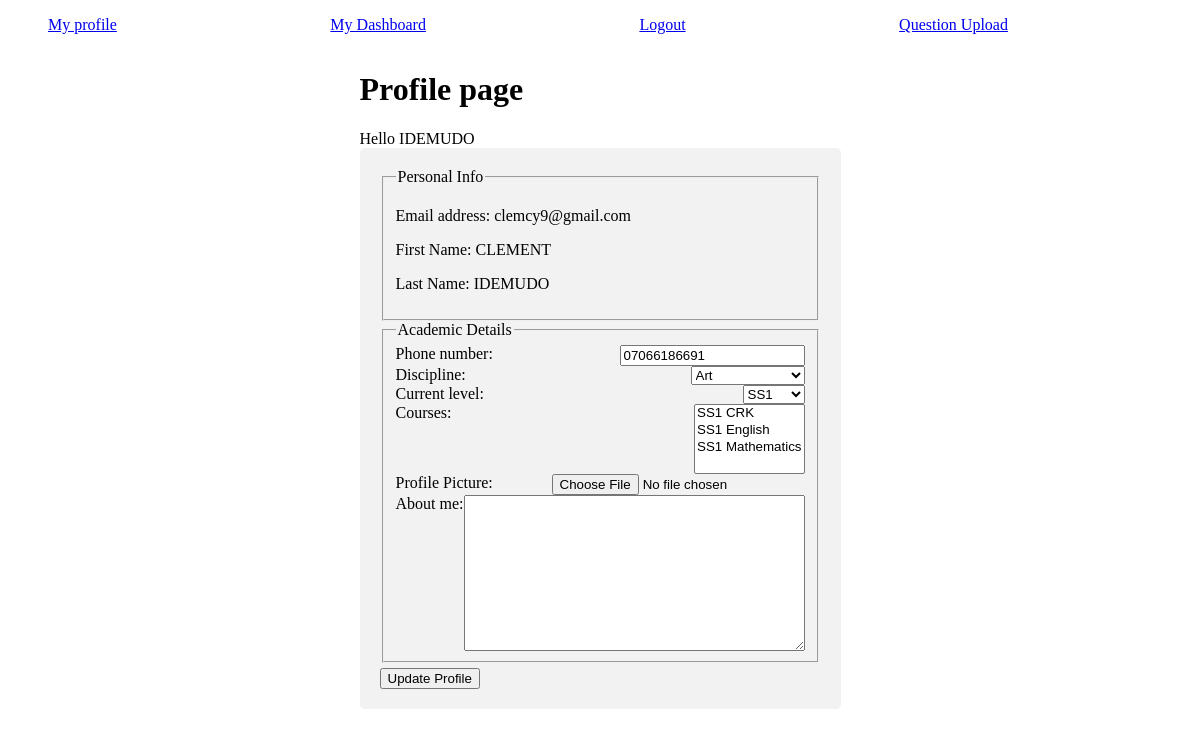
The app's page /auth1/profile/2/ (signed in), older data.
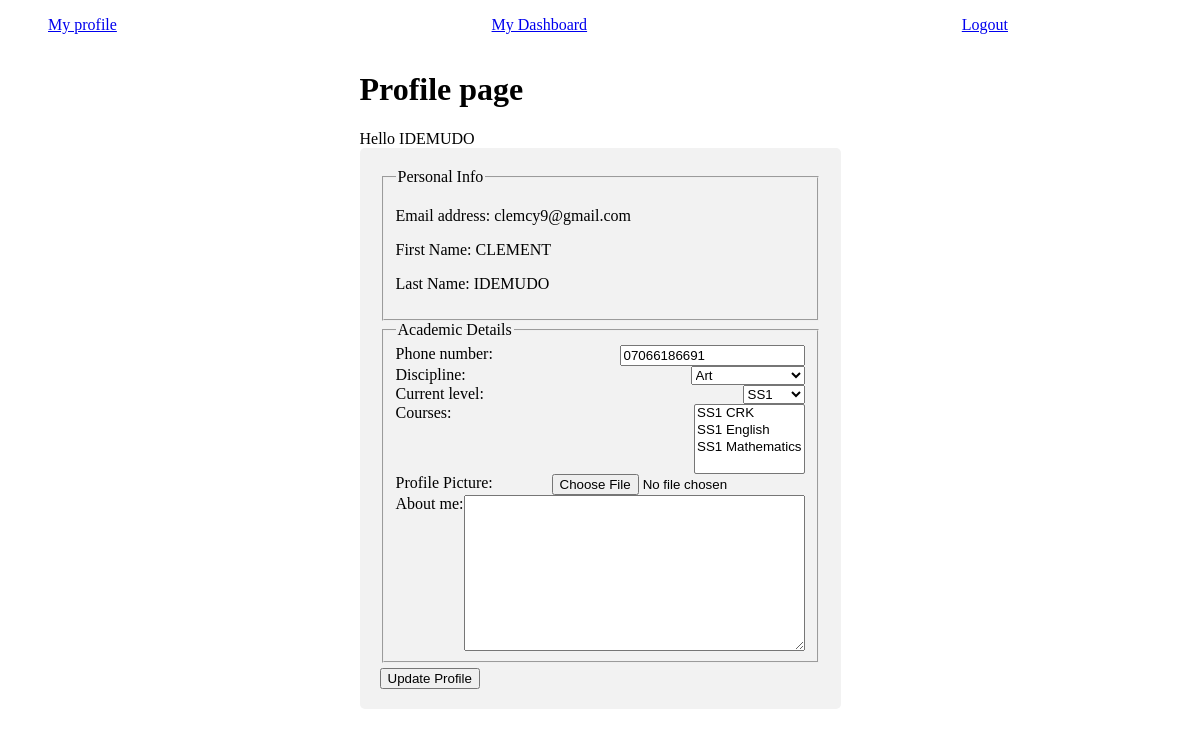
The same page, newer data.
### auth1/views.py (the view, shortened to what this page needs)
# urls.py: path('profile/<int:id>/',view=vi.profile,name='profile'),
@login_required(login_url='/auth/login/')
def profile(request,id):
    print(f'recieved args: {id}')
    try:
        profile = Profile.objects.get(user__id = id)
        print(f'profile found')
    except:
        profile = Profile(user=request.user)
        print(f'profile created')
        profile.save()
    print(f'this is profile {profile}')
    form = ProfileForm(data=profile.to_dict(), instance=profile)
    context = {
        'profile':profile,
        'form':form,
        'user':request.user
    }
    return render(request, 'profile.html',context)

### auth1/forms.py
class ProfileForm(forms.ModelForm):
    class Meta:
        model = Profile
        fields = ['phone_number','discipline','current_level','courses','profile_pics','about_me']
        widgets = {
            'profile_pics':forms.FileInput(attrs={'required':False}),
        }

### auth1/models.py (called while the page is built)
    def __str__(self):
        return self.email

    def __str__(self):
        return str(self.user)

    def to_dict(self):
        return {
            'user':self.user,
            'phone_number':self.phone_number,
            'discipline':self.discipline,
            'courses':self.courses,
            'current_level':self.current_level
        }

### cbt_app/models.py (called while the page is built)
    def __str__(self):
        return self.name

    def __str__(self):
        return self.name

    def __str__(self):
        return self.level.name +' '+ self.name

### templates/profile.html (shortened to what this page needs)
{% extends 'base.html' %}
{% block content %}
<div class="forms" >
    <div>
    <h1>Profile page</h1>
    Hello {{user.last_name|upper}}
</div>
    <form enctype="multipart/form-data" action="{% url 'auth1:profile' user.id %}" method="post" style="border-radius: 5px; width: fit-content; background-color: #f2f2f2; padding: 20px;">
        <fieldset>
            <legend>Personal Info</legend>
            <p>Email address: {{user.email}}</p>
            <p>First Name: {{user.first_name}}</p>
            <p>Last Name: {{user.last_name}}</p>
        </fieldset>
        <fieldset>
            <legend>Academic Details</legend>
            {% for field in form %}
            <div style="display: flex; justify-content: space-between; ">
                {{field.label_tag}}
                {{ field }}
            </div>
            {% endfor %}
        </fieldset>
        <input type="submit" value="Update Profile" style="margin-top: .4em;">
    </form>
</div>
{% endblock%}

Row changes from the older to the newer data that the page shows:
changed User "IDEMUDO": is_student False → True (drawn)
Text that changed along with them:
text no longer shown: "Question Upload"
